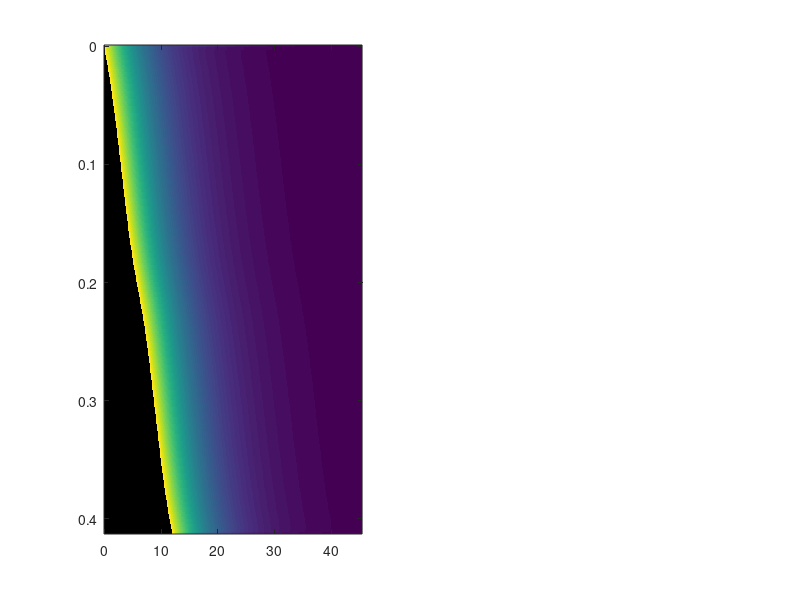

This figure's MATLAB source: (Note: this script raises an error after producing the figure.)
%% Q1.6
clear; clc; close all;

%% Assumed parameters
rho = 1250; % kg/m^3
c_p = 1800; % J/(kg*K)
k = 0.20; % W/(m*K)
width = 0.0004; % Square cross-section side length, m
h_air = 10; % W/(m^2*K)
h_bed = 100; % W/(m^2*K)
T_e = 25; % Air temperature, deg C
T_b = 60; % Bed temperature, deg C
T_dep = 210; % Deposition temperature, deg C
tol = 1; % Allowed temperature difference around the layer, K

alpha = k/(rho*c_p);
beta = (h_bed+3*h_air)/(rho*c_p*width);
T_eq = (h_bed*T_b+3*h_air*T_e)/(h_bed+3*h_air);

%% Ellipse and length
a = 0.08; b = 0.05;
t_print = 12;
w = 2*pi/t_print;
tg = linspace(0,t_print,10001);
speed = sqrt((a*w*sin(w*tg)).^2 + (b*w*cos(w*tg)).^2);
sg = cumtrapz(tg,speed);
L = sg(end);

N = 200;
ds = L/N;
s = (0:N-1)'*ds;
dt = 0.01;
t = 0:dt:80;
printed_length = interp1(tg,sg,min(t,t_print));
if dt*(2*alpha/ds^2+beta) > 1
    error('Use a smaller time step.');
end

%% Temperature calculation
T = nan(N,1); % Unprinted material has no temperature
T_history = nan(N,length(t));
T_max = zeros(size(t));
T_min = zeros(size(t));
old_active = 0;
t_uniform = NaN;

for it = 1:length(t)
    active = sum(s <= printed_length(it)+1e-12); % Allow for round-off
    T(old_active+1:active) = T_dep;
    old_active = active;
    if t(it) < t_print
        T(active) = T_dep;
    end

    T_history(:,it) = T;
    T_max(it) = max(T(1:active));
    T_min(it) = min(T(1:active));
    if t(it) >= t_print && T_max(it)-T_min(it) <= tol
        t_uniform = t(it);
        break;
    end

    T_new = T;
    if t(it) < t_print
        for j = 1:active-1
            if j == 1
                d2T = 2*(T(2)-T(1))/ds^2;
            else
                d2T = (T(j+1)-2*T(j)+T(j-1))/ds^2;
            end
            T_new(j) = T(j)+dt*(alpha*d2T-beta*(T(j)-T_eq));
        end
    else
        for j = 1:N
            left = j-1;
            right = j+1;
            if j == 1, left = N; end
            if j == N, right = 1; end
            d2T = (T(right)-2*T(j)+T(left))/ds^2;
            T_new(j) = T(j)+dt*(alpha*d2T-beta*(T(j)-T_eq));
        end
    end
    T = T_new;
end

if isnan(t_uniform)
    error('Increase the final simulation time.');
end
t = t(1:it);
T_history = T_history(:,1:it);
T_max = T_max(1:it);
T_min = T_min(1:it);
fprintf('Nearly uniform at %.2f s from the start.\n',t_uniform);
fprintf('Waiting time after printing: %.2f s.\n',t_uniform-t_print);

%% Plots

subplot(1,2,1);
img = imagesc(t,s,T_history);
set(img,'AlphaData',~isnan(T_history));
set(gca,'YDir','normal','Color',[0.9 0.9 0.9]);
colorbar; xlabel('Time (s)'); ylabel('Arc length (m)');
title('Temperature (deg C)');

subplot(1,2,2);
plot(t,T_max-T_min); grid on;
yline(tol,'--');
xlabel('Time (s)'); ylabel('Temperature difference (K)');
